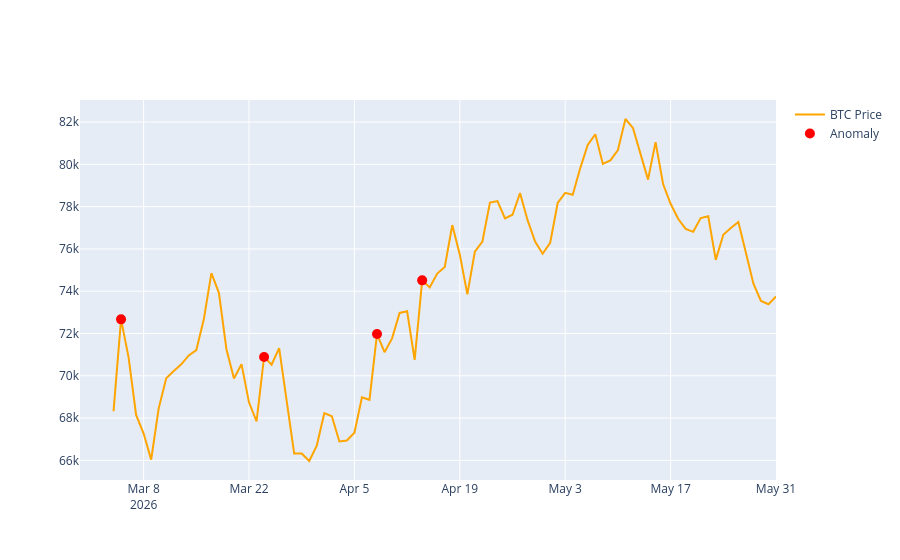

This figure's notebook cell:
### Markdown cell above
## 3. Visualization
Price chart with anomaly flags — red dots mark days with abnormal returns.

### Code cell
import plotly.graph_objects as go

fig = go.Figure()

fig.add_trace(go.Scatter(
    x=df['date'],
    y=df['price'],
    mode='lines',
    name='BTC Price',
    line=dict(color='orange')
))

fig.add_trace(go.Scatter(
    x=df[df['is_anomaly'] == True]['date'],
    y=df[df['is_anomaly'] == True]['price'],
    mode='markers',
    name='Anomaly',
    marker=dict(color='red', size=10)
))

fig.show()
